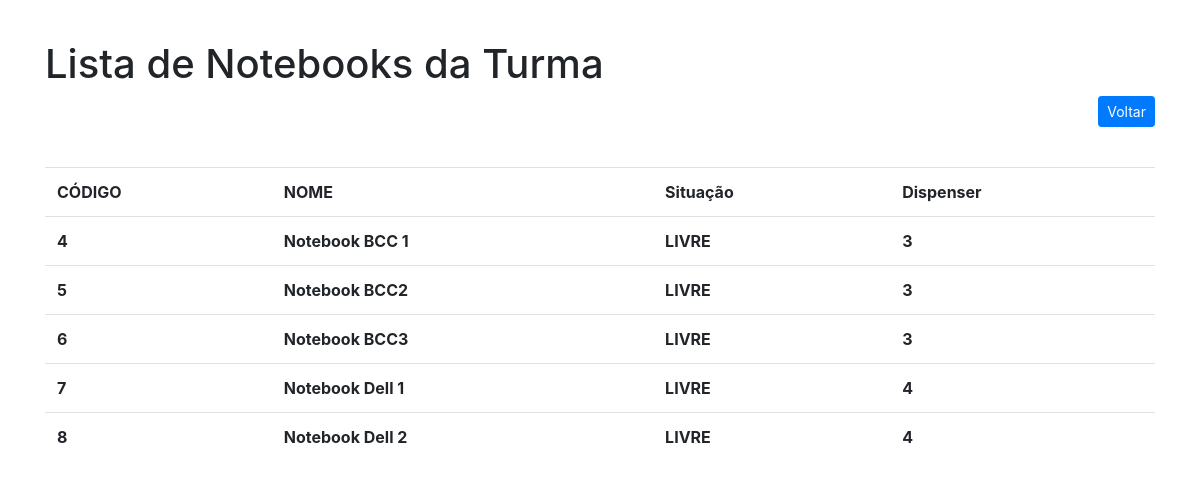
Screenshot of /php/listar_notebook.php (signed in) with the database file from the repository.
### tables this page shows
CREATE TABLE `notebook` (
  `id` int(11) NOT NULL,
  `nome` varchar(50) NOT NULL DEFAULT '0',
  `status` varchar(50) DEFAULT NULL,
  `excluido` int(1) DEFAULT 0,
  `note_dispenser` int(11) DEFAULT NULL,
  `note_turma` int(11) DEFAULT NULL
);

### php/listar_notebook.php (the view, shortened to what this page needs)
<!DOCTYPE html>
<?php
    require 'conexao/config.php';
    if(isset($_SESSION['id']) && !empty($_SESSION['id'])){
        $id = $_SESSION['id'];
        $sql2 = "SELECT * FROM usuarios WHERE id = :id";
        $sql2 = $pdo->prepare($sql2);
        $sql2->bindValue(":id", $id);
        $sql2->execute();
        $dado2 = $sql2->fetch();
        $sql = "SELECT D.id, D.dispenser_turma, N.nome, N.id, N.status, N.note_dispenser as ND FROM notebook N JOIN dispenser D ON D.id = N.note_dispenser WHERE D.dispenser_turma = :turma_usuario";
        $sql = $pdo->prepare($sql);
        $sql->bindValue("turma_usuario", $dado2['turma_usuario']);
        $sql->execute();
        $dado = $sql->fetchAll();
    } else{
        header("Location: index.php");
        exit;
    }
?>
<html>
<head>
    <link rel="stylesheet" href="https://stackpath.bootstrapcdn.com/bootstrap/4.5.0/css/bootstrap.min.css">
</head>
<body>
<div class="container" style="margin-top: 40px;">
<h1>Lista de Notebooks da Turma</h1>
    <div style="text-align: right;">
        <a class="btn btn-sm btn-primary" role="button" href="menu.php">Voltar</a>
     </div>
    <table class="table" style="margin-top: 40px;">
        <tr>
            <th>CÓDIGO</th>
            <th>NOME</th>
            <th>Situação</th>
            <th>Dispenser</th>
        </tr>
        <?php
                foreach($dado as $item){
                ?>
        <tr>
            <th><?php echo $item['id'];?></th>
            <th><?php echo $item['nome'];?></th>
            <th><?php echo $item['status'];?></th>
            <th><?php echo $item['ND'];?></th>
        </tr>
        <?php
                }
            ?>
    </table>
</div>
</body>
</html>

### rows the page displays
notebook: id "4", nome "Notebook BCC 1", status "LIVRE", note_dispenser "3"
notebook: id "5", nome "Notebook BCC2", status "LIVRE", note_dispenser "3"
notebook: id "6", nome "Notebook BCC3", status "LIVRE", note_dispenser "3"
notebook: id "7", nome "Notebook Dell 1", status "LIVRE", note_dispenser "4"
notebook: id "8", nome "Notebook Dell 2", status "LIVRE", note_dispenser "4"
